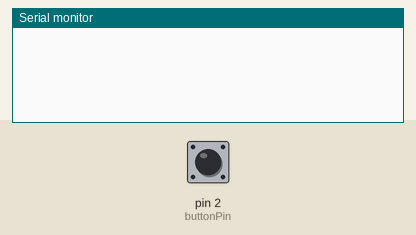
Recording of a sketch running on a simulated Arduino Uno, built with avr-gcc and run on an emulated ATmega328P. Shown: the last lines printed to the serial monitor. The test bench sets the inputs (shaded band); at power-on: pin 2 (buttonPin) HIGH.

Above: at 1.2 s.
1.3 s: pin 2 (buttonPin) pulled LOW for 0.15 s
At 1.43 s:
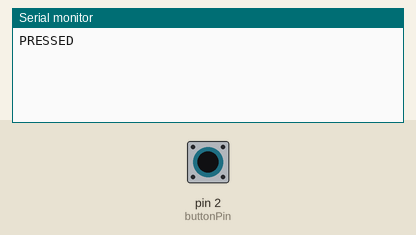
At 2.1 s:
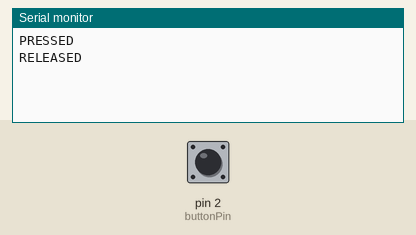

The sketch:

probing_sketch.ino
```cpp
const int buttonPin = 2;
int lastState = HIGH;

void setup() {
  pinMode(buttonPin, INPUT_PULLUP);
  Serial.begin(115200);
}

void loop() {
  bool state = digitalRead(buttonPin);

  if (lastState != state) {
    if (state == LOW) {
      Serial.println("PRESSED");
    } else {
      Serial.println("RELEASED");
    };
    delay(10);
  }

  lastState = state;
}
```

Measured:
- after the input at 1.3 s, the serial monitor: prints a new line at once (image 1)
